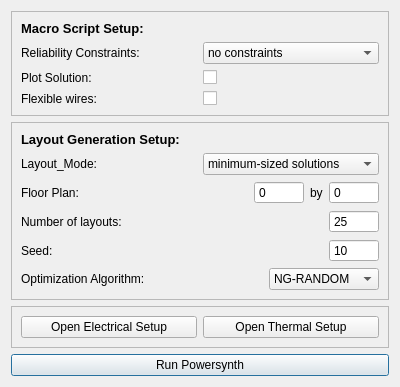
<?xml version="1.0" encoding="UTF-8"?>
<ui version="4.0">
 <class>Dialog</class>
 <widget class="QDialog" name="Dialog">
  <property name="geometry">
   <rect>
    <x>0</x>
    <y>0</y>
    <width>400</width>
    <height>380</height>
   </rect>
  </property>
  <property name="sizePolicy">
   <sizepolicy hsizetype="Fixed" vsizetype="Fixed">
    <horstretch>0</horstretch>
    <verstretch>0</verstretch>
   </sizepolicy>
  </property>
  <property name="windowTitle">
   <string>Optimization Setup</string>
  </property>
  <layout class="QVBoxLayout" name="verticalLayout">
   <item>
    <widget class="QFrame" name="layout_generation_setup_frame_2">
     <property name="frameShape">
      <enum>QFrame::StyledPanel</enum>
     </property>
     <property name="frameShadow">
      <enum>QFrame::Raised</enum>
     </property>
     <layout class="QVBoxLayout" name="verticalLayout_3">
      <item>
       <widget class="QLabel" name="label_17">
        <property name="text">
         <string>&lt;html&gt;&lt;head/&gt;&lt;body&gt;&lt;p&gt;&lt;span style=&quot; font-size:10pt; font-weight:600;&quot;&gt;Macro Script Setup:&lt;/span&gt;&lt;/p&gt;&lt;/body&gt;&lt;/html&gt;</string>
        </property>
       </widget>
      </item>
      <item>
       <layout class="QHBoxLayout" name="horizontalLayout_12">
        <item>
         <widget class="QLabel" name="label_18">
          <property name="text">
           <string>Reliability Constraints:</string>
          </property>
         </widget>
        </item>
        <item>
         <widget class="QComboBox" name="combo_reliability">
          <item>
           <property name="text">
            <string>no constraints</string>
           </property>
          </item>
          <item>
           <property name="text">
            <string>worst case consideration</string>
           </property>
          </item>
          <item>
           <property name="text">
            <string>average case</string>
           </property>
          </item>
         </widget>
        </item>
       </layout>
      </item>
      <item>
       <layout class="QHBoxLayout" name="horizontalLayout_17">
        <item>
         <widget class="QLabel" name="label_24">
          <property name="text">
           <string>Plot Solution:</string>
          </property>
         </widget>
        </item>
        <item>
         <widget class="QCheckBox" name="checkbox_plot_solutions">
          <property name="text">
           <string/>
          </property>
         </widget>
        </item>
       </layout>
      </item>
      <item>
       <layout class="QHBoxLayout" name="horizontalLayout_18">
        <item>
         <widget class="QLabel" name="label_25">
          <property name="text">
           <string>Flexible wires:</string>
          </property>
         </widget>
        </item>
        <item>
         <widget class="QCheckBox" name="checkbox_flexible_wires">
          <property name="text">
           <string/>
          </property>
         </widget>
        </item>
       </layout>
      </item>
     </layout>
    </widget>
   </item>
   <item>
    <widget class="QFrame" name="layout_generation_setup_frame">
     <property name="frameShape">
      <enum>QFrame::StyledPanel</enum>
     </property>
     <property name="frameShadow">
      <enum>QFrame::Raised</enum>
     </property>
     <layout class="QVBoxLayout" name="verticalLayout_2">
      <item>
       <widget class="QLabel" name="label_10">
        <property name="text">
         <string>&lt;html&gt;&lt;head/&gt;&lt;body&gt;&lt;p&gt;&lt;span style=&quot; font-size:10pt; font-weight:600;&quot;&gt;Layout Generation Setup:&lt;/span&gt;&lt;/p&gt;&lt;/body&gt;&lt;/html&gt;</string>
        </property>
       </widget>
      </item>
      <item>
       <layout class="QHBoxLayout" name="horizontalLayout_7">
        <item>
         <widget class="QLabel" name="label_11">
          <property name="text">
           <string>Layout_Mode:</string>
          </property>
         </widget>
        </item>
        <item>
         <widget class="QComboBox" name="combo_layout_mode">
          <item>
           <property name="text">
            <string>minimum-sized solutions</string>
           </property>
          </item>
          <item>
           <property name="text">
            <string>variable-sized solutions</string>
           </property>
          </item>
          <item>
           <property name="text">
            <string>fixed-sized solutions</string>
           </property>
          </item>
         </widget>
        </item>
       </layout>
      </item>
      <item>
       <layout class="QHBoxLayout" name="horizontalLayout_8">
        <item>
         <widget class="QLabel" name="label_12">
          <property name="text">
           <string>Floor Plan:</string>
          </property>
         </widget>
        </item>
        <item>
         <widget class="QSpinBox" name="floor_plan_x">
          <property name="sizePolicy">
           <sizepolicy hsizetype="Maximum" vsizetype="Fixed">
            <horstretch>0</horstretch>
            <verstretch>0</verstretch>
           </sizepolicy>
          </property>
          <property name="maximumSize">
           <size>
            <width>50</width>
            <height>16777215</height>
           </size>
          </property>
          <property name="buttonSymbols">
           <enum>QAbstractSpinBox::NoButtons</enum>
          </property>
          <property name="maximum">
           <number>999</number>
          </property>
         </widget>
        </item>
        <item>
         <widget class="QLabel" name="label_13">
          <property name="sizePolicy">
           <sizepolicy hsizetype="Maximum" vsizetype="Preferred">
            <horstretch>0</horstretch>
            <verstretch>0</verstretch>
           </sizepolicy>
          </property>
          <property name="minimumSize">
           <size>
            <width>10</width>
            <height>0</height>
           </size>
          </property>
          <property name="text">
           <string>by</string>
          </property>
         </widget>
        </item>
        <item>
         <widget class="QSpinBox" name="floor_plan_y">
          <property name="sizePolicy">
           <sizepolicy hsizetype="Maximum" vsizetype="Fixed">
            <horstretch>0</horstretch>
            <verstretch>0</verstretch>
           </sizepolicy>
          </property>
          <property name="maximumSize">
           <size>
            <width>50</width>
            <height>16777215</height>
           </size>
          </property>
          <property name="buttonSymbols">
           <enum>QAbstractSpinBox::NoButtons</enum>
          </property>
          <property name="maximum">
           <number>999</number>
          </property>
         </widget>
        </item>
       </layout>
      </item>
      <item>
       <layout class="QHBoxLayout" name="horizontalLayout_9">
        <item>
         <widget class="QLabel" name="label_14">
          <property name="text">
           <string>Number of layouts:</string>
          </property>
         </widget>
        </item>
        <item>
         <widget class="QSpinBox" name="num_layouts">
          <property name="sizePolicy">
           <sizepolicy hsizetype="Maximum" vsizetype="Fixed">
            <horstretch>0</horstretch>
            <verstretch>0</verstretch>
           </sizepolicy>
          </property>
          <property name="minimumSize">
           <size>
            <width>15</width>
            <height>0</height>
           </size>
          </property>
          <property name="maximumSize">
           <size>
            <width>50</width>
            <height>16777215</height>
           </size>
          </property>
          <property name="buttonSymbols">
           <enum>QAbstractSpinBox::NoButtons</enum>
          </property>
          <property name="specialValueText">
           <string>25</string>
          </property>
          <property name="maximum">
           <number>9999</number>
          </property>
         </widget>
        </item>
       </layout>
      </item>
      <item>
       <layout class="QHBoxLayout" name="horizontalLayout_10">
        <item>
         <widget class="QLabel" name="label_15">
          <property name="text">
           <string>Seed:</string>
          </property>
         </widget>
        </item>
        <item>
         <widget class="QSpinBox" name="seed">
          <property name="sizePolicy">
           <sizepolicy hsizetype="Maximum" vsizetype="Fixed">
            <horstretch>0</horstretch>
            <verstretch>0</verstretch>
           </sizepolicy>
          </property>
          <property name="minimumSize">
           <size>
            <width>15</width>
            <height>0</height>
           </size>
          </property>
          <property name="maximumSize">
           <size>
            <width>50</width>
            <height>16777215</height>
           </size>
          </property>
          <property name="buttonSymbols">
           <enum>QAbstractSpinBox::NoButtons</enum>
          </property>
          <property name="specialValueText">
           <string>10</string>
          </property>
          <property name="maximum">
           <number>999</number>
          </property>
         </widget>
        </item>
       </layout>
      </item>
      <item>
       <layout class="QHBoxLayout" name="horizontalLayout_11">
        <item>
         <widget class="QLabel" name="label_16">
          <property name="text">
           <string>Optimization Algorithm:</string>
          </property>
         </widget>
        </item>
        <item>
         <widget class="QComboBox" name="combo_optimization_algorithm">
          <property name="sizePolicy">
           <sizepolicy hsizetype="Maximum" vsizetype="Fixed">
            <horstretch>0</horstretch>
            <verstretch>0</verstretch>
           </sizepolicy>
          </property>
          <property name="maximumSize">
           <size>
            <width>110</width>
            <height>16777215</height>
           </size>
          </property>
          <item>
           <property name="text">
            <string>NG-RANDOM</string>
           </property>
          </item>
         </widget>
        </item>
       </layout>
      </item>
     </layout>
    </widget>
   </item>
   <item>
    <widget class="QFrame" name="electrical_thermal_frame">
     <property name="frameShape">
      <enum>QFrame::StyledPanel</enum>
     </property>
     <property name="frameShadow">
      <enum>QFrame::Raised</enum>
     </property>
     <layout class="QHBoxLayout" name="horizontalLayout">
      <item>
       <widget class="QPushButton" name="btn_electrical_setup">
        <property name="text">
         <string>Open Electrical Setup</string>
        </property>
       </widget>
      </item>
      <item>
       <widget class="QPushButton" name="btn_thermal_setup">
        <property name="text">
         <string>Open Thermal Setup</string>
        </property>
       </widget>
      </item>
     </layout>
    </widget>
   </item>
   <item>
    <widget class="QPushButton" name="btn_run_powersynth">
     <property name="text">
      <string>Run Powersynth</string>
     </property>
     <property name="default">
      <bool>true</bool>
     </property>
    </widget>
   </item>
  </layout>
 </widget>
 <resources/>
 <connections/>
</ui>
